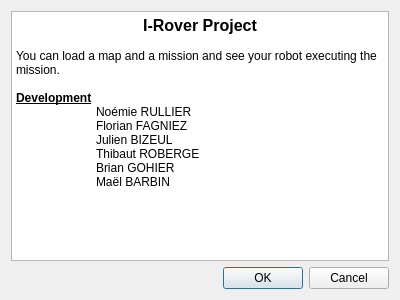
<?xml version="1.0" encoding="UTF-8"?>
<ui version="4.0">
 <class>AboutDialog</class>
 <widget class="QDialog" name="AboutDialog">
  <property name="geometry">
   <rect>
    <x>0</x>
    <y>0</y>
    <width>400</width>
    <height>300</height>
   </rect>
  </property>
  <property name="windowTitle">
   <string>Dialog</string>
  </property>
  <layout class="QVBoxLayout" name="verticalLayout">
   <item>
    <widget class="QTextBrowser" name="textBrowser">
     <property name="html">
      <string>&lt;!DOCTYPE HTML PUBLIC &quot;-//W3C//DTD HTML 4.0//EN&quot; &quot;http://www.w3.org/TR/REC-html40/strict.dtd&quot;&gt;
&lt;html&gt;&lt;head&gt;&lt;meta name=&quot;qrichtext&quot; content=&quot;1&quot; /&gt;&lt;style type=&quot;text/css&quot;&gt;
p, li { white-space: pre-wrap; }
&lt;/style&gt;&lt;/head&gt;&lt;body style=&quot; font-family:'Ubuntu'; font-size:9pt; font-weight:400; font-style:normal;&quot;&gt;
&lt;p align=&quot;center&quot; style=&quot; margin-top:0px; margin-bottom:0px; margin-left:0px; margin-right:0px; -qt-block-indent:0; text-indent:0px;&quot;&gt;&lt;span style=&quot; font-size:12pt; font-weight:600;&quot;&gt;I-Rover Project&lt;/span&gt;&lt;/p&gt;
&lt;p style=&quot;-qt-paragraph-type:empty; margin-top:0px; margin-bottom:0px; margin-left:0px; margin-right:0px; -qt-block-indent:0; text-indent:0px;&quot;&gt;&lt;br /&gt;&lt;/p&gt;
&lt;p style=&quot; margin-top:0px; margin-bottom:0px; margin-left:0px; margin-right:0px; -qt-block-indent:0; text-indent:0px;&quot;&gt;You can load a map and a mission and see your robot executing the mission.&lt;/p&gt;
&lt;p style=&quot;-qt-paragraph-type:empty; margin-top:0px; margin-bottom:0px; margin-left:0px; margin-right:0px; -qt-block-indent:0; text-indent:0px;&quot;&gt;&lt;br /&gt;&lt;/p&gt;
&lt;p style=&quot; margin-top:0px; margin-bottom:0px; margin-left:0px; margin-right:0px; -qt-block-indent:0; text-indent:0px;&quot;&gt;&lt;span style=&quot; font-weight:600; text-decoration: underline;&quot;&gt;Development&lt;/span&gt;&lt;/p&gt;
&lt;p style=&quot; margin-top:0px; margin-bottom:0px; margin-left:0px; margin-right:0px; -qt-block-indent:0; text-indent:0px;&quot;&gt;	Noémie RULLIER&lt;/p&gt;
&lt;p style=&quot; margin-top:0px; margin-bottom:0px; margin-left:0px; margin-right:0px; -qt-block-indent:0; text-indent:0px;&quot;&gt;	Florian FAGNIEZ&lt;/p&gt;
&lt;p style=&quot; margin-top:0px; margin-bottom:0px; margin-left:0px; margin-right:0px; -qt-block-indent:0; text-indent:0px;&quot;&gt;	Julien BIZEUL&lt;/p&gt;
&lt;p style=&quot; margin-top:0px; margin-bottom:0px; margin-left:0px; margin-right:0px; -qt-block-indent:0; text-indent:0px;&quot;&gt;	Thibaut ROBERGE&lt;/p&gt;
&lt;p style=&quot; margin-top:0px; margin-bottom:0px; margin-left:0px; margin-right:0px; -qt-block-indent:0; text-indent:0px;&quot;&gt;	Brian GOHIER&lt;/p&gt;
&lt;p style=&quot; margin-top:0px; margin-bottom:0px; margin-left:0px; margin-right:0px; -qt-block-indent:0; text-indent:0px;&quot;&gt;	Maël BARBIN&lt;/p&gt;&lt;/body&gt;&lt;/html&gt;</string>
     </property>
    </widget>
   </item>
   <item>
    <widget class="QDialogButtonBox" name="buttonBox">
     <property name="orientation">
      <enum>Qt::Horizontal</enum>
     </property>
     <property name="standardButtons">
      <set>QDialogButtonBox::Cancel|QDialogButtonBox::Ok</set>
     </property>
    </widget>
   </item>
  </layout>
 </widget>
 <resources/>
 <connections>
  <connection>
   <sender>buttonBox</sender>
   <signal>accepted()</signal>
   <receiver>AboutDialog</receiver>
   <slot>accept()</slot>
   <hints>
    <hint type="sourcelabel">
     <x>248</x>
     <y>254</y>
    </hint>
    <hint type="destinationlabel">
     <x>157</x>
     <y>274</y>
    </hint>
   </hints>
  </connection>
  <connection>
   <sender>buttonBox</sender>
   <signal>rejected()</signal>
   <receiver>AboutDialog</receiver>
   <slot>reject()</slot>
   <hints>
    <hint type="sourcelabel">
     <x>316</x>
     <y>260</y>
    </hint>
    <hint type="destinationlabel">
     <x>286</x>
     <y>274</y>
    </hint>
   </hints>
  </connection>
 </connections>
</ui>
